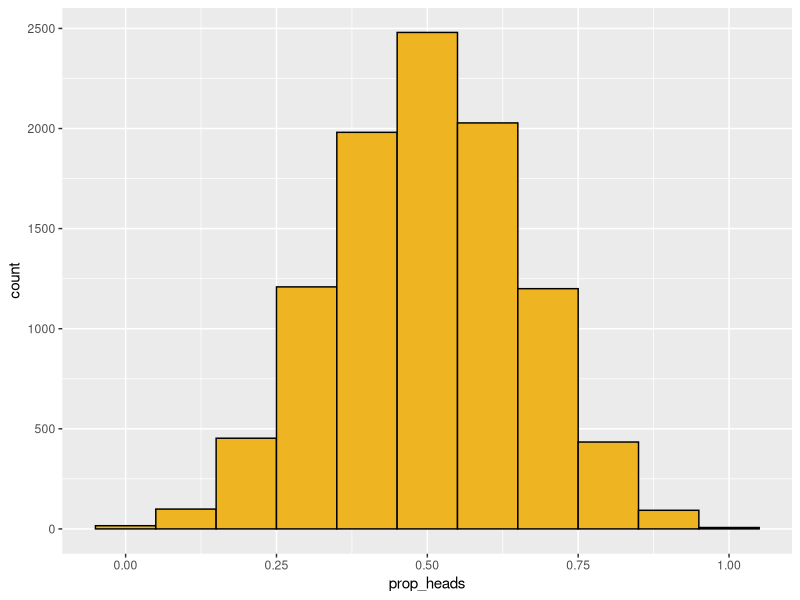

The R source for this figure:
## ---- chunk 1
knitr::opts_chunk$set(echo = TRUE, error = TRUE)
## ---- chunk 2
library(tidyverse)
## ---- chunk 3
# P(X <= 478) with exact binomial probability
sum(dbinom(0:478, 500, 0.96))

# P(X <= 478 with normal approximation)
pnorm(478, 500*0.96, sqrt(500*0.96*0.04))
## ---- chunk 4
flips <- tibble(
  prop_heads = replicate(10000,
                         mean(sample(0:1, size = 10,
                                     replace = T, prob = c(0.5, 0.5))
                              ))
)

ggplot(flips, aes(x = prop_heads)) +
  geom_histogram(fill = "goldenrod2", color = "black",
                 bins = 11)
## ---- chunk 5
se <- sqrt(0.5*0.5 / 300)

test_stat <- (0.52 - 0.5) / se

test_stat
## ---- chunk 6
pnorm(-test_stat) + pnorm(test_stat, lower.tail = F)

# By symmetry
2*pnorm(test_stat, lower.tail = F)
## ---- chunk 7

## ---- chunk 8
qnorm(0.005)
qnorm(0.995)
## ---- chunk 9
cv <- qnorm(0.995)

se <- sqrt(0.52*0.48 / 300)

phat <- 0.52

# 99% interval for p
c(phat - cv*se, phat + cv*se)
## ---- chunk 10
